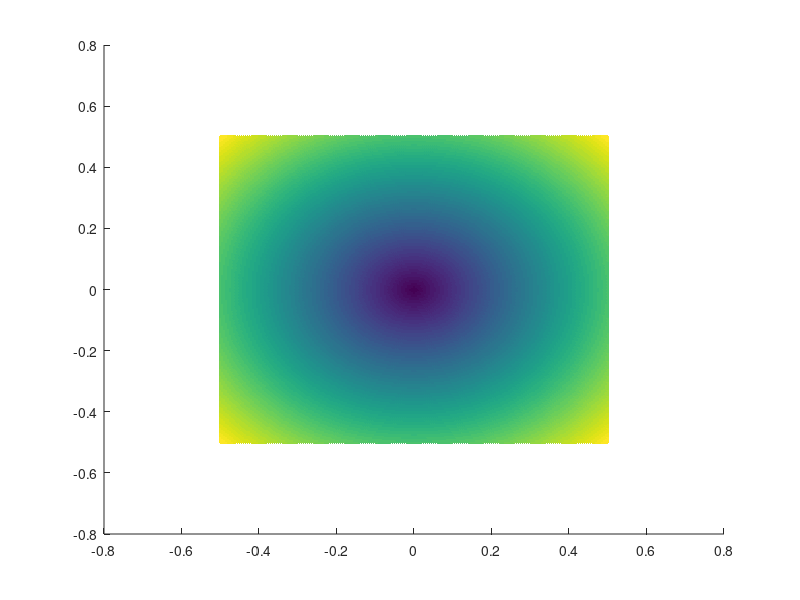
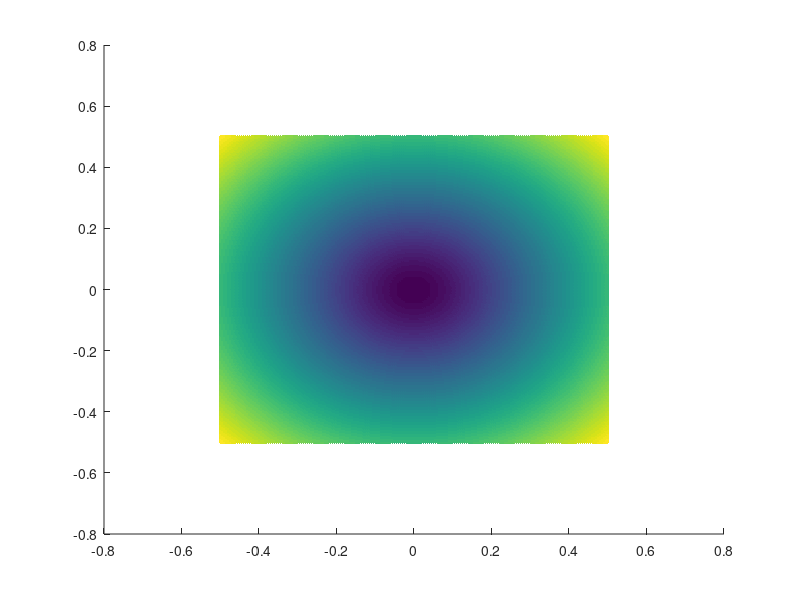

Reproduce these figures in MATLAB, in order.
clc
clear all
close all


% GENERATE RECTANGULAR GRID (-0.5 0.5)
[x,y] = meshgrid(-0.5:0.005:0.5);

[m,n] = size(x);

u = zeros(m,n);
v = zeros(m,n);
w = zeros(m,n);


magXY = sqrt(x.^2 + y.^2);
magZ = 1.0;
magZ = magZ/10;

theta = atan(magXY./magZ);

% w = cos(theta);
% u = x.*sin(theta)./magXY;
% v = y.*sin(theta)./magXY;

w = ones(m,n);
u = x.*tan(theta)./magXY;
v = y.*tan(theta)./magXY;


% ELIMINATE NaN (e.g. center of origin)
u(isnan(u)) = 0;
v(isnan(v)) = 0;



% RESHAPE GRID MATRIX INTO VECTOR
x = x(:);
y = y(:);
u = u(:);
v = v(:);
w = w(:);

z = zeros(length(x),1);


% PLOT DATA
maguv = sqrt(u.^2 + v.^2);
maguvw = sqrt(u.^2 + v.^2 + w.^2);

figure
scatter(x,y,[],maguv,'.');
figure
scatter(x,y,[],maguvw,'.');


% RESCALE VELOCITY TO HAVE DESIRED AIRFLOW RATE
V = 0.15; % [m^3/s] since the area is 1 m^2;

u = u./mean(w)*V;
v = v./mean(w)*V;
w = w./mean(w)*V;

% TRANSLATE/SCALE THE COORDINATE
L = 0.6;
W = 0.6;

x = x*L;
y = y*W;

% x = x + 9.30;
% y = y + 3.10;
% z = z + 3.20;

% x = x + 9.30;
% y = y + 6.65;
% z = z + 3.20;

x = [x + 9.30; x + 9.30];
y = [y + 3.10; y + 6.65];
z = [z + 3.20; z + 3.20];

u = [u; u];
v = [v; v];
w = [w; w];

w = -1.0*w;


% EXPORT DATA IN SCHEME FORMAT FOR FLUENT USE
nrow = length(x);

% fileID = fopen('data.txt','w');
% fprintf(fileID,'%s\n','x,y,z,u,v,w');
% for i=1:nrow
%     fprintf(fileID,'%f,%f,%f,%f,%f,%f\n',x(i),y(i),z(i),u(i),v(i),w(i));
% end
% 
% fclose(fileID);


fileID = fopen('cor-inlet','w');

fprintf(fileID,'%s %d %s\n','((cor-inlet-profile point', nrow,')');

fprintf(fileID,'%s\n','(x');
for i=1:nrow
    fprintf(fileID,'%f\n',x(i));
end
fprintf(fileID,'%s\n',')');

fprintf(fileID,'%s\n','(y');
for i=1:nrow    
    fprintf(fileID,'%f\n',y(i));    
end
fprintf(fileID,'%s\n',')');

fprintf(fileID,'%s\n','(z');
for i=1:nrow
    
    fprintf(fileID,'%f\n',z(i));  
end
fprintf(fileID,'%s\n',')');

fprintf(fileID,'%s\n','(u');
for i=1:nrow   
    fprintf(fileID,'%f\n',u(i));  
end
fprintf(fileID,'%s\n',')');

fprintf(fileID,'%s\n','(v');
for i=1:nrow
    fprintf(fileID,'%f\n',v(i));   
end
fprintf(fileID,'%s\n',')');

fprintf(fileID,'%s\n','(w');
for i=1:nrow  
    fprintf(fileID,'%f\n',w(i));
end
fprintf(fileID,'%s\n',')');

fclose(fileID);
